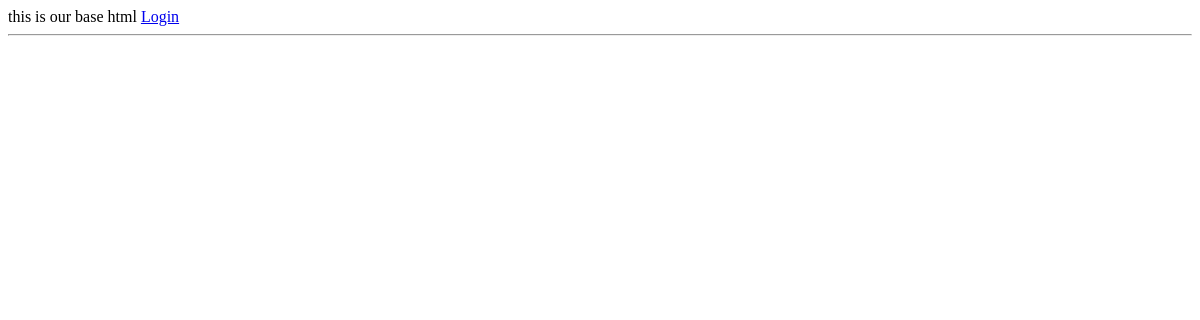
Before: / with the older database file.
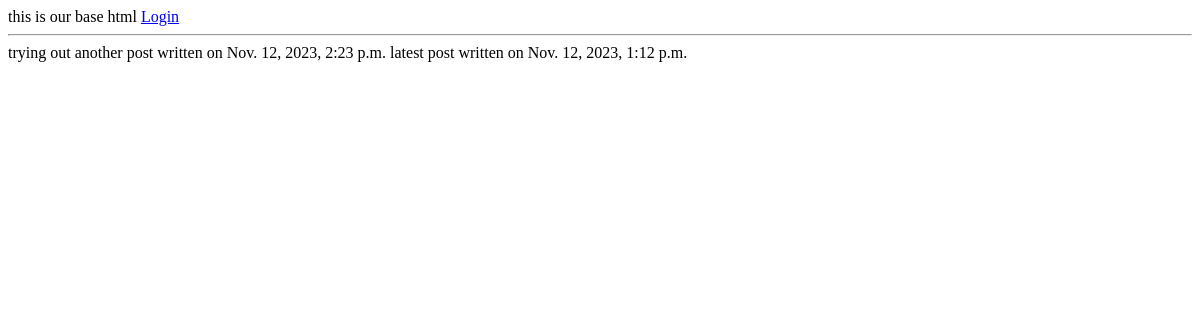
After: the same page with the newer database file.
### feed/models.py (models this page shows, shortened)
class Post(models.Model):
    text = models.CharField(max_length=240)
    date = models.DateTimeField(auto_now=True)

### feed/views.py (the view)
# urls.py: path("", views.HomePage.as_view(), name="index")
class HomePage(ListView):
    http_method_names = ["get"]
    template_name = "feed/homepage.html"
    model = Post
    context_object_name = "posts"
    queryset = Post.objects.all().order_by('-id')[0:30]

### feed/templates/feed/homepage.html (shortened to what this page needs)
{% extends "base.html" %}
{% block body %}
    {% for post in posts %}
        {{ post.text }} written on {{ post.date }}
    {% endfor %}
{% endblock%}

### followers_app/templates/base.html (shortened to what this page needs)
<!DOCTYPE html>
<html lang="en">
<head>
</head>
<body>
    this is our base html
    {% if request.user.is_authenticated  %}
        <a href="{% url 'account_logout' %}">Logout</a>
    {% else %}
    <a href="{% url 'account_login' %}">Login</a>
    {% endif %}
    <hr>
    {% block body %}{% endblock %}
</body>
</html>

Changed rows visible on the page:
added Post: text "trying out another post", date "Nov. 12, 2023, 2:23 p.m."
added Post: text "latest post", date "Nov. 12, 2023, 1:12 p.m."
